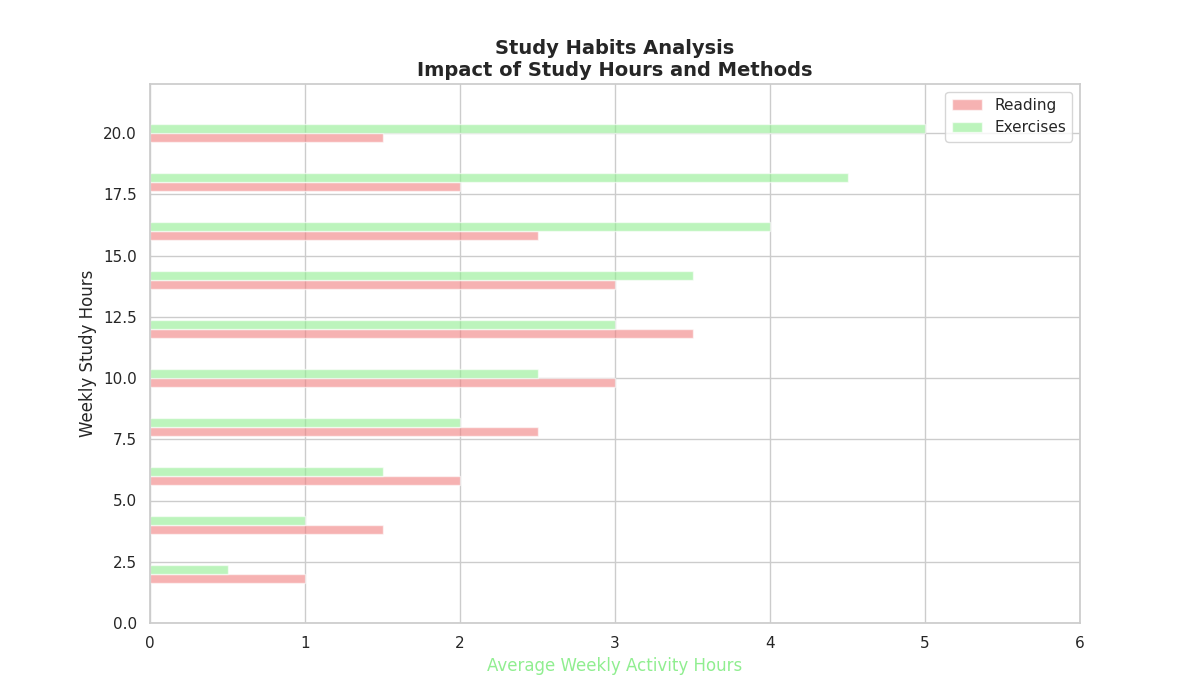

Write Python code to recreate this figure.
import matplotlib.pyplot as plt
import numpy as np

study_hours = np.array([2, 4, 6, 8, 10, 12, 14, 16, 18, 20])
reading_hours = np.array([1, 1.5, 2, 2.5, 3, 3.5, 3, 2.5, 2, 1.5])
exercises_hours = np.array([0.5, 1, 1.5, 2, 2.5, 3, 3.5, 4, 4.5, 5])

# Shuffled list of colors for different data groups
shuffled_colors = ['skyblue', 'lightcoral', 'darkblue', 'lightgreen']

fig, ax1 = plt.subplots(figsize=(12, 7))

# Horizontal bars for reading_hours and exercises_hours
bar_height = 0.35
bar_positions = study_hours - bar_height/2
ax1.barh(bar_positions, reading_hours, bar_height, color=shuffled_colors[1], alpha=0.6, label='Reading')
ax1.barh(bar_positions + bar_height, exercises_hours, bar_height, color=shuffled_colors[3], alpha=0.6, label='Exercises')

ax1.set_xlabel('Average Weekly Activity Hours', fontsize=12, color=shuffled_colors[3])
ax1.set_ylabel('Weekly Study Hours', fontsize=12)
ax1.set_xlim(0, 6)
ax1.set_ylim(0, 22)
ax1.set_title('Study Habits Analysis\nImpact of Study Hours and Methods', fontsize=14, fontweight='bold')

ax1.legend()

plt.show()
